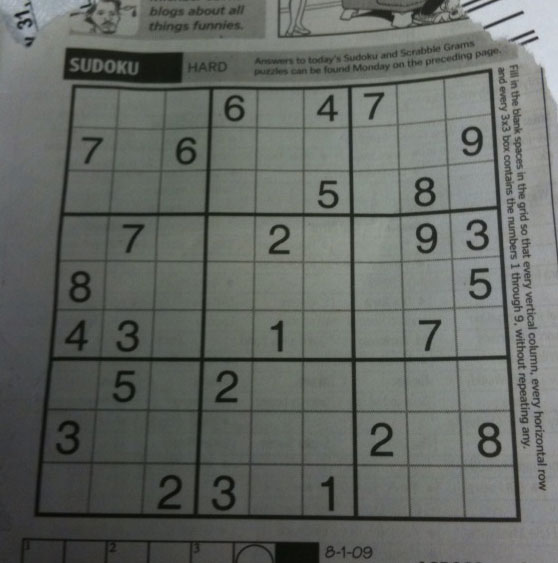
#> input picture py_opencv/sudoku.png, 558 x 563 px
$ python py_hough_line.py
#> lines starting #> are read from the running program, lines starting #| are printed output that depends on the picture
"""
@file hough_lines.py
@brief This program demonstrates line finding with the Hough transform
"""

# Source url: https://docs.opencv.org/4.2.0/d9/db0/tutorial_hough_lines.html

import logging
logging.basicConfig(level=logging.DEBUG)
log = logging.getLogger()

import sys
import math
import cv2 as cv
import numpy as np

def main():
    filename = 'sudoku.png'
    src = cv.imread(filename, cv.IMREAD_GRAYSCALE)
#> src: shape (563, 558); min 7, max 218, mean 101.8
    if src is None:
        raise Exception("Failed to load source file")

    dst = cv.Canny(src, 50, 200, None, 3)
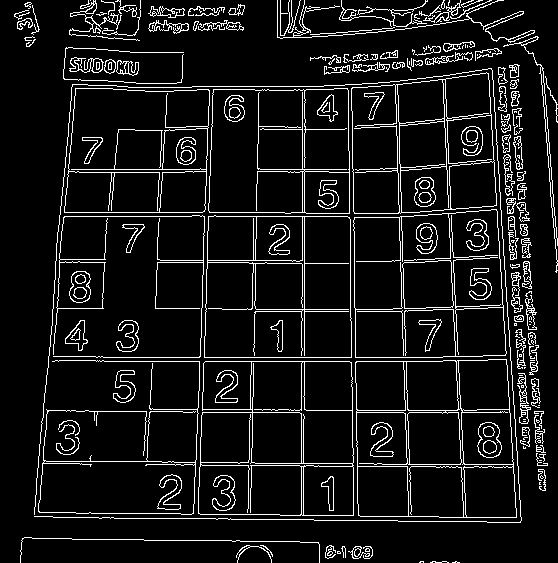
#> dst: shape (563, 558); 8.7% white in thin lines or dots
    cdst = cv.cvtColor(dst, cv.COLOR_GRAY2BGR)
#> cdst: shape (563, 558, 3); 8.7% white in thin lines or dots
    lines = cv.HoughLines(dst, 1, np.pi / 180, 150, None, 0, 0)
#> lines = 62 rows, first 8: [361, 1.57], [357, 1.57], [304, 0], [212, 0.0349], [216, 0.0349], [216, 1.57], [-349, 3.12], [169, 1.57]

    if lines is not None:
        for i in range(0, len(lines)):
            rho = lines[i][0][0]
            theta = lines[i][0][1]
            a = math.cos(theta)
            b = math.sin(theta)
            x0 = a * rho
            y0 = b * rho
            pt1 = (int(x0 + 1000*(-b)), int(y0 + 1000*(a)))
            pt2 = (int(x0 - 1000*(-b)), int(y0 - 1000*(a)))
            cv.line(cdst, pt1, pt2, (0,0,255), 3, cv.LINE_AA)
#> this loop made 62 passes
#> (rho, theta, a, b, x0, y0, pt1, pt2) on passes 1 to 10: (361, 1.57, -4.37e-08, 1, -1.58e-05, 361, (-1000, 360), (999, 361)), (357, 1.57, -4.37e-08, 1, -1.56e-05, 357, (-1000, 356), (999, 357)), (304, 0, 1, 0, 304, 0, (304, 1000), (304, -1000)), (212, 0.0349, 0.999, 0.0349, 211.9, 7.4, (176, 1006), (246, -991)), (216, 0.0349, 0.999, 0.0349, 215.9, 7.54, (180, 1006), (250, -991)), (216, 1.57, -4.37e-08, 1, -9.44e-06, 216, (-1000, 215), (999, 216)), (-349, 3.12, -1, 0.0175, 348.9, -6.09, (331, -1005), (366, 993)), (169, 1.57, -4.37e-08, 1, -7.39e-06, 169, (-1000, 168), (999, 169)), (212, 1.57, -4.37e-08, 1, -9.27e-06, 212, (-1000, 211), (999, 212)), (-393, 3.11, -0.999, 0.0349, 392.8, -13.72, (357, -1013), (427, 985))
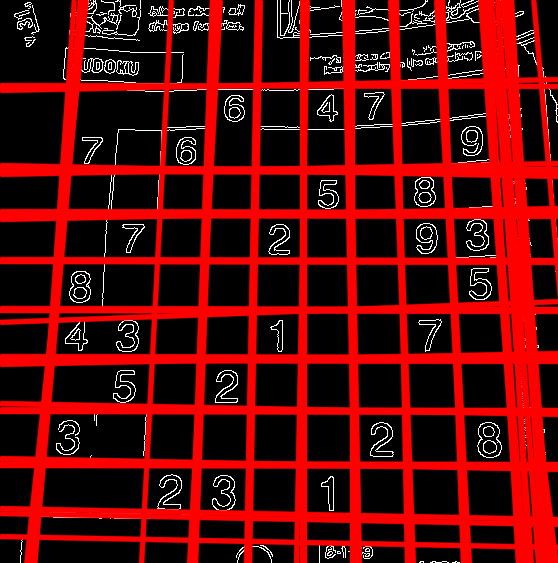
#> cdst: shape (563, 558, 3); mean B, G, R 7.5, 7.5, 92.5

    cv.imshow("Origin image", src)
    cv.imshow("Detected Lines (in red) - Standard Hough Line Transform", cdst)
    cv.waitKey()

if __name__ == "__main__":
    try:
        main()
    except Exception as e:
        log.exception(e)
